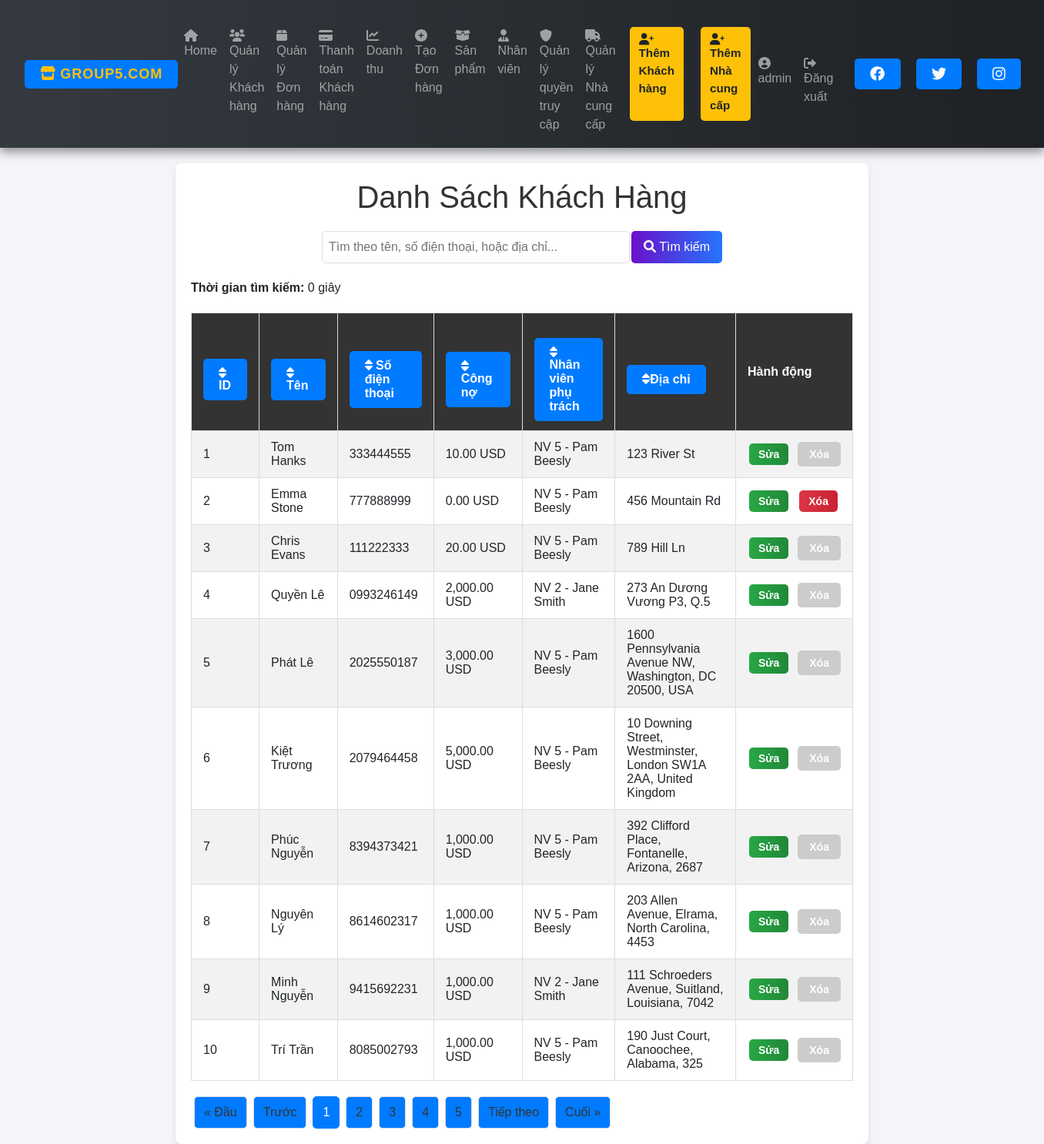
/customers.php (signed in), run on the app's committed database.
### tables this page shows
CREATE TABLE `customer` (
  `CusId` int(11) NOT NULL,
  `Fname` varchar(100) DEFAULT NULL,
  `Lname` varchar(100) DEFAULT NULL,
  `Phone` varchar(15) DEFAULT NULL,
  `Address` varchar(200) DEFAULT NULL,
  `Dept` decimal(10,2) DEFAULT NULL,
  `ECode` int(11) DEFAULT NULL
);

### customers.php (the view, shortened to what this page needs)
<?php
require 'connect.php';
include 'nav.php';
$query = isset($_GET['query']) ? $_GET['query'] : '';
$order_by = isset($_GET['order_by']) ? $_GET['order_by'] : 'CusId';
$order_dir = isset($_GET['order_dir']) && $_GET['order_dir'] === 'desc' ? 'desc' : 'asc';
$limit = 10;
$page = isset($_GET['page']) ? (int)$_GET['page'] : 1;
$offset = ($page - 1) * $limit;
$start_time = microtime(true);
$sql = "SELECT c.CusId, c.Fname, c.Lname, c.Phone, c.Address, c.Dept, c.ECode,
CONCAT('NV ', e.ECode, ' - ', e.Fname, ' ', e.Lname) AS EmployeeInfo
FROM customer c
LEFT JOIN employee e ON c.ECode = e.ECode
WHERE (c.Phone LIKE :query)
OR (CONCAT(c.Fname, ' ', c.Lname) LIKE :query
    OR c.Fname LIKE :query
    OR c.Lname LIKE :query
    OR c.Address LIKE :query)
AND e.Role = 'OfficeStaff'
ORDER BY $order_by $order_dir
LIMIT :limit OFFSET :offset";
$stmt = $conn->prepare($sql);
$stmt->bindValue(':query', "%$query%", PDO::PARAM_STR);
$stmt->bindValue(':limit', $limit, PDO::PARAM_INT);
$stmt->bindValue(':offset', $offset, PDO::PARAM_INT);
$stmt->execute();
$customers = $stmt->fetchAll(PDO::FETCH_ASSOC);
$end_time = microtime(true);
$search_time = round($end_time - $start_time, 4);
$total_stmt = $conn->prepare("SELECT COUNT(*) FROM customer WHERE Fname LIKE :query OR Lname LIKE :query OR Phone LIKE :query");
$total_stmt->execute([':query' => "%$query%"]);
$total_rows = $total_stmt->fetchColumn();
$total_pages = ceil($total_rows / $limit);
$new_order_dir = $order_dir === 'asc' ? 'desc' : 'asc';
?>
<!DOCTYPE html>
<html lang="vi">
<head>
    <link rel="stylesheet" href="styles.css">
    <link rel="stylesheet" href="customers.css">
</head>
<body>
    <div class="container">
        <h1>Danh Sách Khách Hàng</h1>
        <form method="GET" action="customers.php" class="search-bar">
            <input type="text" name="query" placeholder="Tìm theo tên, số điện thoại, hoặc địa chỉ..." value="<?= htmlspecialchars($query) ?>">
            <button type="submit"><i class="fa fa-search"></i> Tìm kiếm</button>
        </form>
        <div class="search-time">
            <p><strong>Thời gian tìm kiếm:</strong> <?= $search_time ?> giây</p>
        </div>
        <table>
            <tr>
                <th><a href="?query=<?= htmlspecialchars($query) ?>&order_by=CusId&order_dir=<?= $new_order_dir ?>"><i class="fas fa-sort"></i> ID</a></th>
                <th><a href="?query=<?= htmlspecialchars($query) ?>&order_by=Fname&order_dir=<?= $new_order_dir ?>"><i class="fas fa-sort"></i> Tên</a></th>
                <th><a href="?query=<?= htmlspecialchars($query) ?>&order_by=Phone&order_dir=<?= $new_order_dir ?>"><i class="fas fa-sort"></i> Số điện thoại</a></th>
                <th><a href="?query=<?= htmlspecialchars($query) ?>&order_by=Dept&order_dir=<?= $new_order_dir ?>"><i class="fas fa-sort"></i> Công nợ</a></th>
                <th><a href="?query=<?= htmlspecialchars($query) ?>&order_by=EmployeeInfo&order_dir=<?= $new_order_dir ?>"><i class="fas fa-sort"></i> Nhân viên phụ trách</a></th>
                <th><a href="?query=<?= htmlspecialchars($query) ?>&order_by=EmployeeInfo&order_dir=<?= $new_order_dir ?>"><i class="fas fa-sort"></i>Địa chỉ</a></th>
                <th>Hành động</th>
            </tr>
            <?php if (!empty($customers)): ?>
                <?php foreach ($customers as $customer): ?>
                    <tr>
                        <td><?= htmlspecialchars($customer['CusId']); ?></td>
                        <td><?= htmlspecialchars($customer['Fname'] . " " . $customer['Lname']); ?></td>
                        <td><?= htmlspecialchars($customer['Phone']); ?></td>
                        <td><?= htmlspecialchars(number_format($customer['Dept'], 2)); ?> USD</td>
                        <td><?= htmlspecialchars($customer['EmployeeInfo'] ?? 'Không xác định'); ?></td>
                        <td><?= htmlspecialchars($customer['Address']); ?></td>
                        <td>
                            <div class="action-buttons">
                                <a href="edit_customer.php?id=<?= $customer['CusId']; ?>" class="btn-edit">Sửa</a>
                                <?php if ($customer['Dept'] < 1): ?>
                                    <a href="delete_customer.php?id=<?= $customer['CusId']; ?>" class="btn-delete" onclick="return confirm('Bạn có chắc chắn muốn xóa khách hàng này?');">Xóa</a>
                                <?php else: ?>
                                    <span class="btn-delete disabled" title="Không thể xóa khách hàng có công nợ lớn hơn 1">Xóa</span>
                                <?php endif; ?>
                            </div>
                        </td>
                    </tr>
                <?php endforeach; ?>
            <?php else: ?>
                <tr>
                    <td colspan="7" style="text-align: center;">Không tìm thấy khách hàng nào.</td>
                </tr>
            <?php endif; ?>
        </table>
        <div class="pagination">
            <a href="?query=<?= htmlspecialchars($query) ?>&order_by=<?= htmlspecialchars($order_by) ?>&order_dir=<?= htmlspecialchars($order_dir) ?>&page=1" class="<?= ($page == 1) ? 'disabled' : '' ?>">&laquo; Đầu</a>
            <a href="?query=<?= htmlspecialchars($query) ?>&order_by=<?= htmlspecialchars($order_by) ?>&order_dir=<?= htmlspecialchars($order_dir) ?>&page=<?= max(1, $page - 1) ?>" class="<?= ($page == 1) ? 'disabled' : '' ?>">Trước</a>
            <?php
            $max_pages_to_show = 5;
            $half_max_pages = floor($max_pages_to_show / 2);
            $start_page = max(1, $page - $half_max_pages);
            $end_page = min($total_pages, $page + $half_max_pages);
            if ($page - $half_max_pages < 1) {
                $end_page = min($total_pages, $end_page + (1 - ($page - $half_max_pages)));
            } elseif ($page + $half_max_pages > $total_pages) {
                $start_page = max(1, $start_page - ($page + $half_max_pages - $total_pages));
            }
            for ($i = $start_page; $i <= $end_page; $i++):
            ?>
                <a href="?query=<?= htmlspecialchars($query) ?>&order_by=<?= htmlspecialchars($order_by) ?>&order_dir=<?= htmlspecialchars($order_dir) ?>&page=<?= $i ?>" class="<?= ($i == $page) ? 'active' : '' ?>"><?= $i ?></a>
            <?php endfor; ?>
            <a href="?query=<?= htmlspecialchars($query) ?>&order_by=<?= htmlspecialchars($order_by) ?>&order_dir=<?= htmlspecialchars($order_dir) ?>&page=<?= min($total_pages, $page + 1) ?>" class="<?= ($page == $total_pages) ? 'disabled' : '' ?>">Tiếp theo</a>
            <a href="?query=<?= htmlspecialchars($query) ?>&order_by=<?= htmlspecialchars($order_by) ?>&order_dir=<?= htmlspecialchars($order_dir) ?>&page=<?= $total_pages ?>" class="<?= ($page == $total_pages) ? 'disabled' : '' ?>">Cuối &raquo;</a>
        </div>
    </div>
</body>
</html>

### styles.css (style rules this page uses)
body { font-family: Arial, sans-serif; background-color: #f4f4f4; margin: 0; padding: 0; }
h1, h2 { color: #333; }
.container { width: 80%; margin: 0 auto; background-color: #fff; padding: 20px; box-shadow: 0 0 10px rgba(0, 0, 0, 0.1); margin-top: 20px; }
table { width: 100%; border-collapse: collapse; margin-top: 20px; }
table, th, td { border: 1px solid #ddd; }
th, td { padding: 10px; text-align: left; }
th { background-color: #f2f2f2; }
a { display: inline-block; margin-top: 20px; padding: 10px 20px; background-color: #007bff; color: #fff; text-decoration: none; border-radius: 5px; }

### customers.css (style rules this page uses)
body { font-family: Arial, sans-serif; background: #f4f4f9; display: flex; flex-direction: column; }
.container { max-width: 900px; width: 100%; background: #fff; padding: 20px; border-radius: 8px; box-shadow: 0px 4px 8px rgba(0, 0, 0, 0.1); }
h1 { color: #333; text-align: center; margin-bottom: 20px; }
.search-bar { display: flex; justify-content: center; margin-bottom: 20px; }
.search-bar input[type="text"] { padding: 8px; width: 100%; max-width: 400px; border: 1px solid #ddd; border-radius: 5px; outline: none; }
.search-bar button { background: linear-gradient(to right, #6a11cb, #2575fc); color: white; border: none; padding: 8px 16px; margin-left: 2px; cursor: pointer; border-radius: 5px; transition: background-color 0.3s, transform 0.2s; }
table { width: 100%; border-collapse: collapse; margin-bottom: 20px; }
th, td { padding: 12px 15px; text-align: left; }
th { background-color: #333; color: white; cursor: pointer; }
th a { text-decoration: none; color: white; }
tr:nth-child(even) { background-color: #f2f2f2; }
.action-buttons a { padding: 6px 12px; margin: 2px; border-radius: 5px; text-decoration: none; color: white; transition: 0.2s; }
.pagination { display: flex; }
.pagination a { color: #333; padding: 8px 12px; margin: 0 4px; border-radius: 5px; border: 1px solid #ddd; text-decoration: none; transition: 0.3s; }
.pagination a.active { background-color: #007bff; color: white; border: 1px solid #007bff; }

### customers.php (style rules this page uses)
.btn-edit { background: linear-gradient(to right, #28a745, #218838); color: white; border: none; padding: 8px 15px; font-size: 14px; font-weight: bold; text-decoration: none; border-radius: 5px; cursor: pointer; transition: all 0.3s ease; }
.btn-delete { background: linear-gradient(to right, #dc3545, #c82333); color: white; border: none; padding: 8px 15px; font-size: 14px; font-weight: bold; text-decoration: none; border-radius: 5px; cursor: pointer; transition: all 0.3s ease; }
.action-buttons { display: flex; gap: 10px; }
.btn-delete.disabled { background: #ccc; cursor: not-allowed; }

### data on the page
customer: CusId "1", Fname+Lname "Tom Hanks", Phone "333444555", Dept "10.00", EmployeeInfo "NV 5 - Pam Beesly", Address "123 River St", shows "Xóa"
customer: CusId "2", Fname+Lname "Emma Stone", Phone "777888999", Dept "0.00", EmployeeInfo "NV 5 - Pam Beesly", Address "456 Mountain Rd"
customer: CusId "3", Fname+Lname "Chris Evans", Phone "111222333", Dept "20.00", EmployeeInfo "NV 5 - Pam Beesly", Address "789 Hill Ln", shows "Xóa"
customer: CusId "4", Fname+Lname "Quyền Lê", Phone "0993246149", Dept "2,000.00", EmployeeInfo "NV 2 - Jane Smith", Address "273 An Dương Vương P3, Q.5", shows "Xóa"
customer: CusId "5", Fname+Lname "Phát Lê", Phone "2025550187", Dept "3,000.00", EmployeeInfo "NV 5 - Pam Beesly", Address "1600 Pennsylvania Avenue NW, Washington, DC 20500, USA", shows "Xóa"
customer: CusId "6", Fname+Lname "Kiệt Trương", Phone "2079464458", Dept "5,000.00", EmployeeInfo "NV 5 - Pam Beesly", Address "10 Downing Street, Westminster, London SW1A 2AA, United Kingdom", shows "Xóa"
customer: CusId "7", Fname+Lname "Phúc Nguyễn", Phone "8394373421", Dept "1,000.00", EmployeeInfo "NV 5 - Pam Beesly", Address "392 Clifford Place, Fontanelle, Arizona, 2687", shows "Xóa"
customer: CusId "8", Fname+Lname "Nguyên Lý", Phone "8614602317", Dept "1,000.00", EmployeeInfo "NV 5 - Pam Beesly", Address "203 Allen Avenue, Elrama, North Carolina, 4453", shows "Xóa"
customer: CusId "9", Fname+Lname "Minh Nguyễn", Phone "9415692231", Dept "1,000.00", EmployeeInfo "NV 2 - Jane Smith", Address "111 Schroeders Avenue, Suitland, Louisiana, 7042", shows "Xóa"
customer: CusId "10", Fname+Lname "Trí Trần", Phone "8085002793", Dept "1,000.00", EmployeeInfo "NV 5 - Pam Beesly", Address "190 Just Court, Canoochee, Alabama, 325", shows "Xóa"

### other printed values
$_SESSION['username'] "admin"
